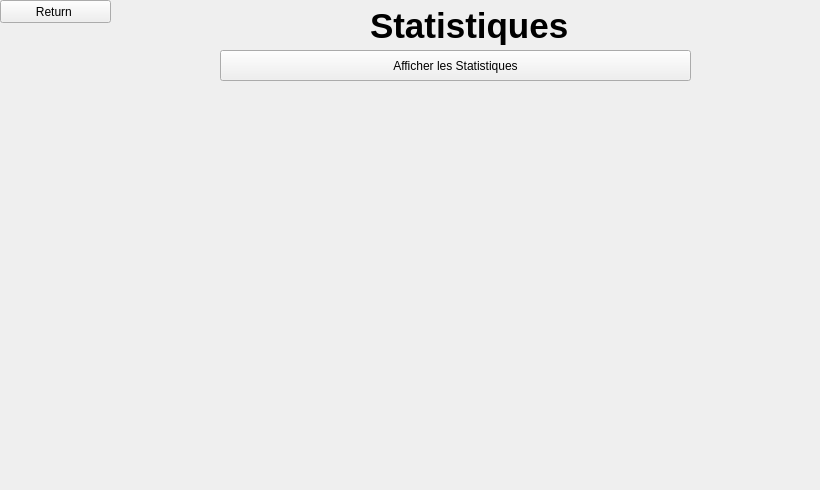
      <widget class="QWidget" name="page_67">
       <widget class="QLabel" name="label_203">
        <property name="geometry">
         <rect>
          <x>370</x>
          <y>0</y>
          <width>241</width>
          <height>51</height>
         </rect>
        </property>
        <property name="font">
         <font>
          <pointsize>26</pointsize>
          <weight>75</weight>
          <bold>true</bold>
         </font>
        </property>
        <property name="text">
         <string>Statistiques</string>
        </property>
       </widget>
       <widget class="QPushButton" name="pushButton_350">
        <property name="geometry">
         <rect>
          <x>0</x>
          <y>0</y>
          <width>111</width>
          <height>23</height>
         </rect>
        </property>
        <property name="text">
         <string>Return </string>
        </property>
       </widget>
       <widget class="QCustomPlot" name="customPlot_3" native="true">
        <property name="geometry">
         <rect>
          <x>50</x>
          <y>80</y>
          <width>761</width>
          <height>401</height>
         </rect>
        </property>
       </widget>
       <widget class="QPushButton" name="pushButton_351">
        <property name="geometry">
         <rect>
          <x>220</x>
          <y>50</y>
          <width>471</width>
          <height>31</height>
         </rect>
        </property>
        <property name="text">
         <string>Afficher les Statistiques</string>
        </property>
       </widget>
      </widget>
